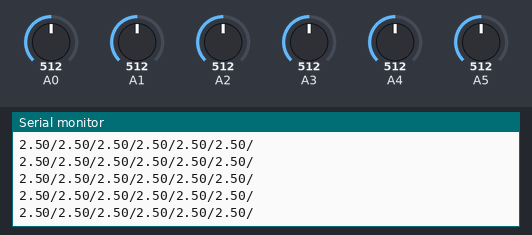
Bench run of a sketch on a simulated Arduino Uno, built with avr-gcc and run on an emulated ATmega328P. Shown: the last lines printed to the serial monitor. Inputs (shaded band) come from the test bench; at power-on: A0 = 512, A1 = 512, A2 = 512, A3 = 512, A4 = 512, A5 = 512.

Above: at 1.2 s.
1.3 s: A0 set to 716
At 1.9 s:
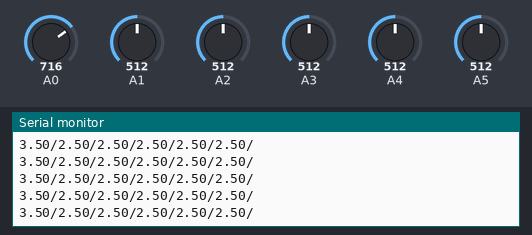
4.3 s: A1 set to 716
At 5.2 s:
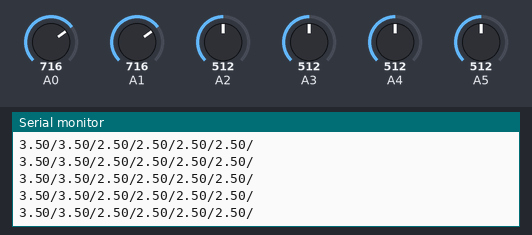
5.8 s: A2 set to 716
At 6.8 s:
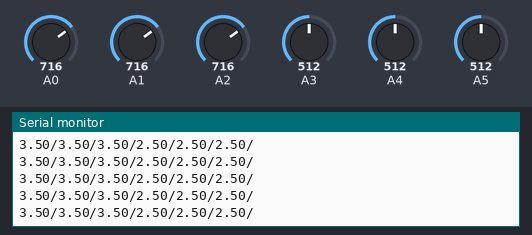
8.8 s: A3 set to 716
At 9.3 s:
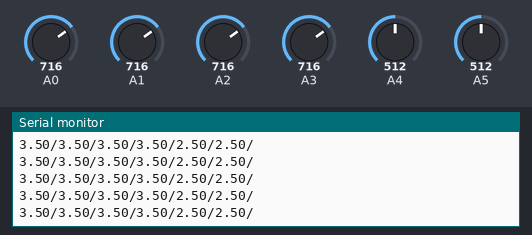
10.3 s: A4 set to 716
At 10.9 s:
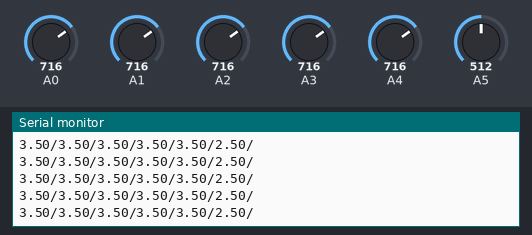
13.3 s: A5 set to 716
At 14.0 s:
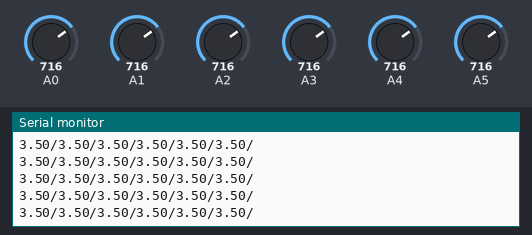

Measured:
- after the input at 1.3 s, the serial monitor: prints a new line after 0.09 s (image 1)
- after the input at 4.3 s, the serial monitor: prints a new line after 0.09 s (image 2)
- after the input at 5.8 s, the serial monitor: prints a new line after 0.07 s (image 3)
- after the input at 8.8 s, the serial monitor: prints a new line after 0.07 s (image 4)
- after the input at 10.3 s, the serial monitor: prints a new line after 0.08 s (image 5)
- after the input at 13.3 s, the serial monitor: prints a new line after 0.08 s (image 6)

The sketch:

codigoAngieMarchenaMondell.ino
```cpp
// Definimos las entradas analogicas
float analogico_0;
float analogico_1;
float analogico_2;
float analogico_3;
float analogico_4;
float analogico_5;

// Definimos el valor de voltaje digital
float voltaje0;
float voltaje1;
float voltaje2;
float voltaje3;
float voltaje4;
float voltaje5;

void setup()
{
  Serial.begin(9600);
  pinMode(A0, INPUT);
  pinMode(A1, INPUT);
  pinMode(A2, INPUT);
  pinMode(A3, INPUT);
  pinMode(A4, INPUT);
  pinMode(A5, INPUT);
}

void loop()
{
  analogico_0 = analogRead(A0);
  analogico_1 = analogRead(A1);
  analogico_2 = analogRead(A2);
  analogico_3 = analogRead(A3);
  analogico_4 = analogRead(A4);
  analogico_5 = analogRead(A5);

  voltaje0 = analogico_0 * (5.0 / 1023.0);
  voltaje1 = analogico_1 * (5.0 / 1023.0);
  voltaje2 = analogico_2 * (5.0 / 1023.0);
  voltaje3 = analogico_3 * (5.0 / 1023.0);
  voltaje4 = analogico_4 * (5.0 / 1023.0);
  voltaje5 = analogico_5 * (5.0 / 1023.0);

  Serial.print(voltaje0);
  Serial.print("/");
  Serial.print(voltaje1);
  Serial.print("/");
  Serial.print(voltaje2);
  Serial.print("/");
  Serial.print(voltaje3);
  Serial.print("/");
  Serial.print(voltaje4);
  Serial.print("/");
  Serial.print(voltaje5);
  Serial.print("/");


  Serial.print('\n');


}
```
